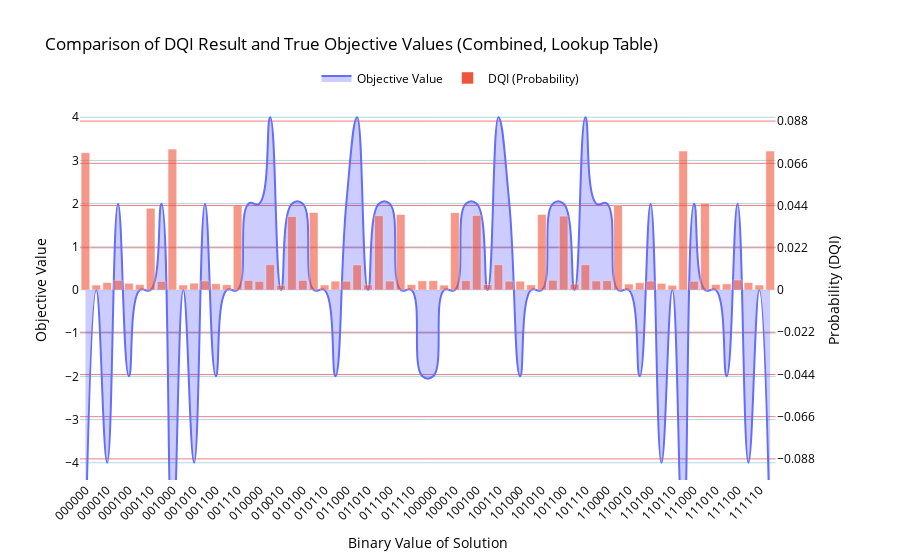

The code cell stored with this chart in its notebook:
### Code cell
combined_counts = combine_counts(counts)
brute_force_results = brute_force_max(B, v, first_part="")
plot_results_union_plotly(
    brute_force_results,
    combined_counts,
    plot_name="Comparison of DQI Result and True Objective Values (Combined, Lookup Table)",
    spline_smoothing=1.3
)

### Figure 1 — Plotly figure (JSON) as saved in the notebook; plotly's stock layout.template omitted (floating-point values rounded to 4 significant figures)
{"data": [{"fill": "tozeroy", "fillcolor": "rgba(0, 0, 255, 0.2)", "line": {"shape": "spline", "smoothing": 1.3}, "mode": "lines", "name": "Objective Value", "type": "scatter", "x": ["000000", "000001", "000010", "000011", "000100", "000101", "000110", "000111", "001000", "001001", "001010", "001011", "001100", "001101", "001110", "001111", "010000", "010001", "010010", "010011", "010100", "010101", "010110", "010111", "011000", "011001", "011010", "011011", "011100", "011101", "011110", "011111", "100000", "100001", "100010", "100011", "100100", "100101", "100110", "100111", "101000", "101001", "101010", "101011", "101100", "101101", "101110", "101111", "110000", "110001", "110010", "110011", "110100", "110101", "110110", "110111", "111000", "111001", "111010", "111011", "111100", "111101", "111110", "111111"], "xaxis": "x", "y": [-6, 0, -4, 2, -2, 0, 0, 2, -6, 0, -4, 2, -2, 0, 0, 2, 2, 4, 0, 2, 2, 0, 0, -2, 2, 4, 0, 2, 2, 0, 0, -2, -2, 0, 0, 2, 2, 0, 4, 2, -2, 0, 0, 2, 2, 0, 4, 2, 2, 0, 0, -2, 2, -4, 0, -6, 2, 0, 0, -2, 2, -4, 0, -6], "yaxis": "y"}, {"marker": {"opacity": 0.6}, "name": "DQI (Probability)", "type": "bar", "x": ["000000", "000001", "000010", "000011", "000100", "000101", "000110", "000111", "001000", "001001", "001010", "001011", "001100", "001101", "001110", "001111", "010000", "010001", "010010", "010011", "010100", "010101", "010110", "010111", "011000", "011001", "011010", "011011", "011100", "011101", "011110", "011111", "100000", "100001", "100010", "100011", "100100", "100101", "100110", "100111", "101000", "101001", "101010", "101011", "101100", "101101", "101110", "101111", "110000", "110001", "110010", "110011", "110100", "110101", "110110", "110111", "111000", "111001", "111010", "111011", "111100", "111101", "111110", "111111"], "xaxis": "x", "y": [0.07156, 0.00259, 0.00387, 0.00505, 0.0035, 0.00278, 0.0426, 0.00449, 0.07343, 0.00262, 0.00356, 0.00473, 0.00328, 0.00276, 0.0443, 0.005, 0.00449, 0.01318, 0.00248, 0.0383, 0.005, 0.04038, 0.0026, 0.00461, 0.00459, 0.01309, 0.0027, 0.03877, 0.00466, 0.03935, 0.00282, 0.00477, 0.0049, 0.00253, 0.04031, 0.0049, 0.03887, 0.00281, 0.0132, 0.00463, 0.00457, 0.00266, 0.03937, 0.00507, 0.03852, 0.00312, 0.01315, 0.00472, 0.00489, 0.04407, 0.00309, 0.00379, 0.00465, 0.00344, 0.00243, 0.07241, 0.00456, 0.04517, 0.00289, 0.0032, 0.00527, 0.00388, 0.0026, 0.07242], "yaxis": "y2"}], "layout": {"font": {"color": "black"}, "legend": {"orientation": "h", "x": 0.5, "xanchor": "center", "y": 1.02, "yanchor": "bottom"}, "title": {"text": "Comparison of DQI Result and True Objective Values (Combined, Lookup Table)"}, "xaxis": {"anchor": "y", "domain": [0, 0.94], "tickangle": -45, "title": {"text": "Binary Value of Solution"}}, "yaxis": {"anchor": "x", "domain": [0, 1], "dtick": 1, "gridcolor": "lightblue", "range": [-4.4, 4.4], "showgrid": true, "tick0": 0, "title": {"text": "Objective Value"}}, "yaxis2": {"anchor": "x", "dtick": 0.022, "gridcolor": "lightcoral", "overlaying": "y", "range": [-0.099, 0.099], "showgrid": true, "side": "right", "tick0": 0, "title": {"text": "Probability (DQI)"}}}}
